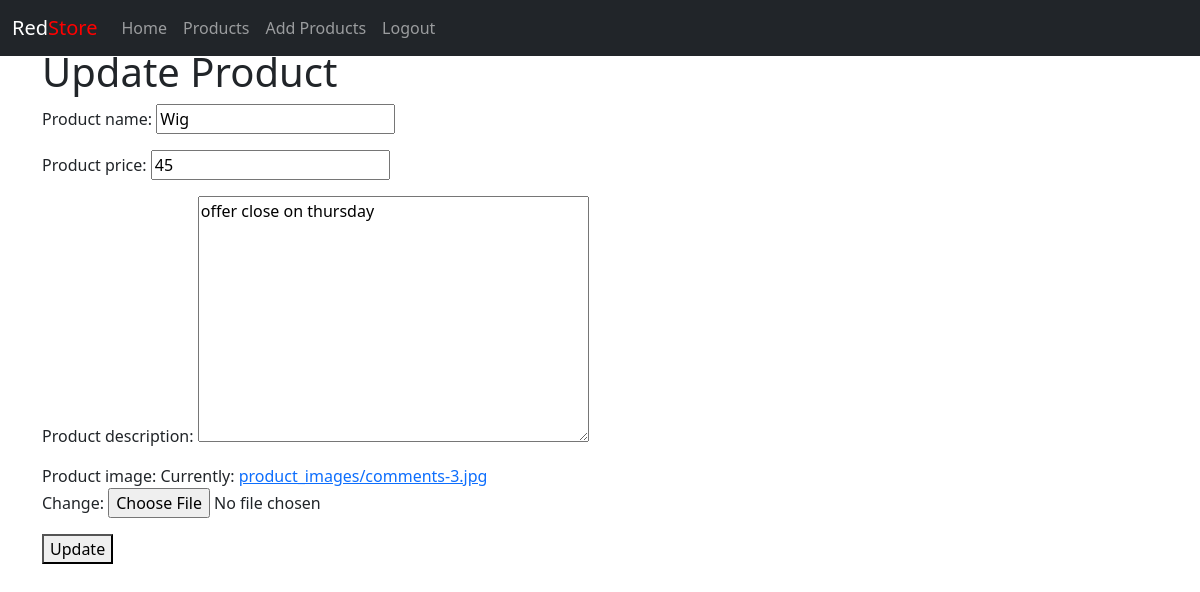
/update_product/3 (signed in), run on the app's committed database.
### product/models.py (models this page shows, shortened)
class Product(models.Model):
    product_name = models.CharField(max_length=200)
    product_price =models.IntegerField()
    product_description = models.TextField(blank=True, null=True)
    product_image = models.ImageField(upload_to='product_images/', default='')

### product/views.py (the view)
# urls.py: path('update_product/<id>', views.update_product, name='update-product'),
def update_product(request,id):
    product = Product.objects.get(id=id)
    form = ProductForm(request.POST or None,request.FILES or None, instance=product)
    if form.is_valid():
        form.save()
        return redirect('display-products')
    else:
        return render(request,'update_product.html',{'form':form})

### product/forms.py
class ProductForm(forms.ModelForm):
    class Meta:
        model = Product
        fields = ['product_name','product_price','product_description','product_image']

### product/templates/update_product.html (shortened to what this page needs)
{% extends "layout.html" %}
   {% block content %}
   {% if user.is_authenticated %}
    <h1>Update Product</h1>
    <form method="post" enctype="multipart/form-data">
        {{ form.as_p }}
        <button type="submit">Update</button>
    </form>
    {% else %}
    <div class="alert alert-warning alert-dismissible fade show mt-5" role="alert">
        <strong><p>You must login to view this page</p></strong>
        <button type="button" class="btn-close" data-bs-dismiss="alert" aria-label="Close"></button>
      </div>
    <a href="{% url 'login' %}" class="btn btn-success">Login Here</a>
    {% endif %}
   {% endblock content %}

### data on the page
Product: product_name "Wig", product_price "45", product_description "offer close on thursday"
